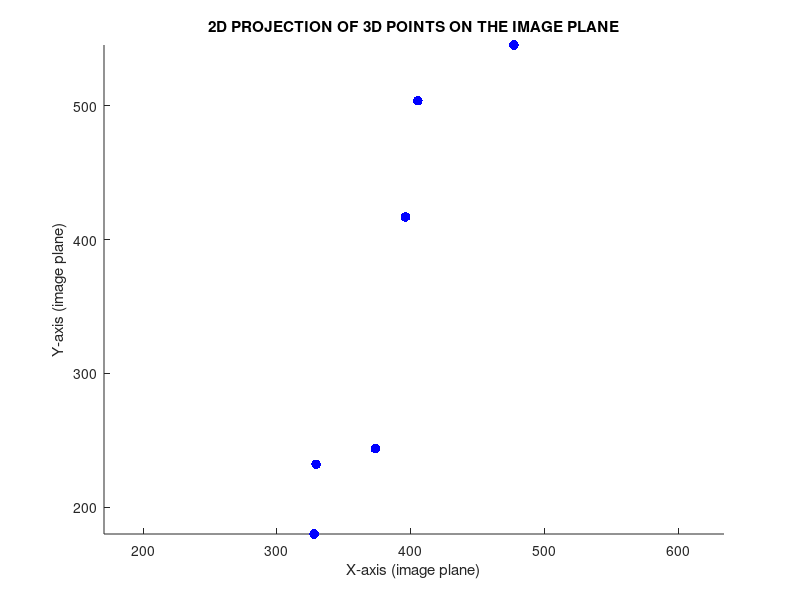

MATLAB code to generate this figure: (Note: this script raises an error after producing the figure.)
% ----------- STEP 1 -------------------
% Intrinsic parameters = Camera coordinates
% Extrensic parameters= world coordinates
au = 557.0943; av = 712.9824;
u0 = 326.3819; v0 = 298.6679;

% Location of the world reference frame in camera coordinates in mm
Tx = 100; Ty = 0; Tz = 1500;
% World rotation w.r.t. camera coordinates

% Euler X Y X1 angles
Phix = 0.8*pi/2;
Phiy = -1.8*pi/2;
Phix1 = pi/5;

% ----------- STEP 2 -------------------
% K and cTw
K=[au 0 u0 ; 0 av v0 ; 0 0 1 ];

% Rotations Rx, Ry, Rx1  = from RM lecture
Rx=[1 0 0; 0 cos(Phix) -sin(Phix); 0 sin(Phix) cos(Phix)];
Ry=[cos(Phix) 0 0; 0 1 sin(Phix); -sin(Phix) 0 cos(Phix)];
Rx1=[1 0 0; 0 cos(Phix1) -sin(Phix1); 0 sin(Phix1) cos(Phix1)];

% cRw = rotation
cRw = Rx * Ry * Rx1;

% ctw = translation
ctw= [Tx; Ty; Tz];

% cTw
cTw=[cRw ctw; 0 0 0 1];

% identity + 0 vector
M= [1 0 0 0; 0 1 0 0; 0 0 1 0];

% Projection matrix = P = 3 x 4 
P= K * M* cTw;

% ----------- STEP 3 -------------------
% Define a set of six 3D points in the range [-480:480; -480:480; -480:480]

% random 0,1s = rand(6,3)
% * 960 to randoms 
% - 480 for range

%points_3d = 6x4
points_3d= (480+480)*rand(6,3) - 480;    
points_3d=[points_3d, ones(6, 1)];      % for homogenous matrix add 1 = last col
total_points=size(points_3d,1);    % size = for loops
disp("Total points")
disp(total_points)

% ----------- STEP 4 -------------------
% project the 3D points onto 2d points in the image plane

%initialize 
% 2D pts= 6x3
points_2d= zeros(size(points_3d,1),3);

%projection
for i =1: size(points_3d,1)
    point_2d=P*points_3d(i,:)';     % 2D pts (3x1)  = P (3x4) * 3D pts (1x4)->(4x1) =>  ( * = 3D to 2D)
    points_2d(i,:)=point_2d(1:3)/point_2d(3);  % norm= [4 4 2] / 2 (3rd point) -> ensures that point is 2D (x, y) in the image plane.
end
disp("2D points")
disp(points_2d)

% ----------- STEP 5 -------------------
% Open window = to show the image plane

% Plot 2D 
% scatter = (x,y, size, 'color', 'marker', 'filled pts')
scatter(points_2d(:,1), points_2d(:,2), 50, 'b', 'o', 'filled');
title('2D PROJECTION OF 3D POINTS ON THE IMAGE PLANE');
xlabel('X-axis (image plane)');
ylabel('Y-axis (image plane)');

axis equal;

% ----------- STEP 6 -------------------
% step 3 + step 5 = P = using METHOD OF HALL

Q= zeros(2*total_points, 11);        % Q = 12x11 (lec slides)

% cartesian_points = (x,y,w) -> (x,y) = for B
cartesian_points= points_2d(:, 1:2) ./ points_2d(:,3);

% 2nd last slide = B = 1 col all Xs and Ys =(2x6 to 12x1)
% reshape requires T of cartesian_points
B=reshape(cartesian_points', [2*total_points,1]);      

% 2nd last slide = Q
for i=1:total_points

    Xi= points_3d(i,1:3);  %(Xw, Yw, Zw) = 3D
    xi=points_2d(i, 1:2);  %(Xu, Yu) = 2D 

    % A matrix
    Q (2*i-1,:)=[Xi, 1, zeros(1,4), -Xi(1)*xi(1),-Xi(2)*xi(1), -Xi(3)*xi(1)];
    Q (2*i,:)=[zeros(1,4), Xi, 1, -Xi(1)*xi(2),-Xi(2)*xi(2), -Xi(3)*xi(2)];

end

% projection matrix A from Q and B
% QA=B

A= pinv(Q)*B;    % A = 11x1

% add 1s to A in the end = 4th col projection matrix = homogenous
% reshape to 4x3
% transpose= ' = 3x4 
P_matrix=1500*reshape([A;1], [4,3])'; 

% ----------- STEP 7 -------------------
% compare step 2 (P) and step 6  (P_matrix)
disp("step 2 - P ")
disp(P)
disp("Step 6 - P matrix")
disp(P_matrix)

% Extract the intrinsic parameter matrix K, and the camera rotation matrix RwC from the camera projection matrix P
% function given in lab handout
[K_extracted, cRw_extracted] = get_intrinsics_from_proj_matrix(P_matrix);

% ----------- STEP 8 -------------------
% Add Gaussian noise = range [-1,+1] pixels 
% sigma=0.95 
% mean =0

noisy_2d_points=add_noise(total_points, points_2d);

% Again, repeat step 6 with the noisy 2D points and the 3D points defined in step 3.

% new projection
P_noisy= get_projection_matrix(total_points, points_3d, noisy_2d_points);       % STEP 6

% Compare the projection matrix you obtain with the one you got in step 6, with the noise-free points. 
disp("Non-noisy")
disp(P_matrix)
disp("Noisy")
disp(P_noisy)

% Extract the intrinsic parameter matrix K, and the camera rotation matrix cRw from the camera projection you just computed. 
[K_noisy, cRw_noisy] = get_intrinsics_from_proj_matrix(P_noisy);
disp("K-extracted")
disp(K_extracted)
disp("K_noisy")
disp(K_noisy)
disp("cRw-extracted")
disp(cRw_extracted)
disp("cRw_noisy")
disp(cRw_noisy)

% ----------- STEP 9 -------------------
% compute the 2D points with the projection matrix
points_2d_new= project_3d_points(P_noisy, points_3d);       % STEP 4 

% compare them to those obtained in step 4. (comparison= average projection error) 

% The average projection error is defined as the mean of the Euclidean distance between the 2D points of step 4 and those of step 8
distances=sqrt(sum((points_2d_new-points_2d).^ 2, 2));
average_projection_error=mean(distances);
disp("Average projection error")
disp(average_projection_error);

% ----------- STEP 10 -------------------
% Increase the number of 3D points up to 10 points and then up to 50 points and repeat step 8 and 9
num_points=10;
max_num_points=50;

% initialize errors and points w 0s
% each iteration = 4
% 2 columns = error and point

error_vs_pts=zeros(fix(max_num_points/4), 2);
i=1;

while num_points <= max_num_points
    pts_3d=get_random_3d_points(num_points);    % STEP 3
    
    pts_2d =project_3d_points(P, pts_3d);       % STEP 4

    pts_2d_n=add_noise(num_points, pts_2d);     % STEP 8

    P_noisy=get_projection_matrix(num_points, pts_3d, pts_2d_n);    % STEP 6
        
    % STEP 9

    P_2d_new= project_3d_points(P_noisy, pts_3d);        % STEP 4

    distances=sqrt(sum((pts_2d_n-pts_2d).^ 2, 2));     
    
    average_projection_error=mean(distances);
    
    error_vs_pts(i,:)= [average_projection_error, num_points];

    num_points=num_points+4;
    
    i=i+1;
end

% Plot a graph of the average projection error as a function of the number of points

figure;
x_values=error_vs_pts(:,1);     % x= errors
y_values=error_vs_pts(:,2);     % y= # pts
plot(x_values, y_values);
xlabel('Number of points')
ylabel('Average projection error')

% Confirm that the higher the number of points used, the more accurate is the obtained projection matrix.

%}



